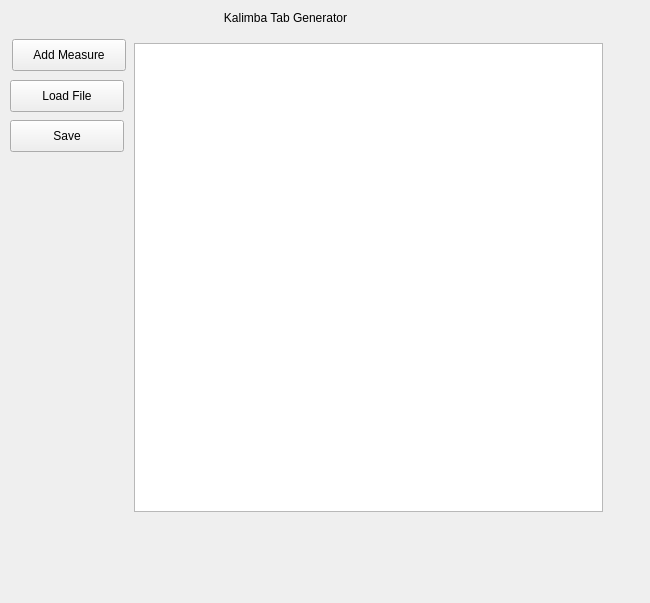
<?xml version="1.0" encoding="UTF-8"?>
<ui version="4.0">
 <class>MainWindow</class>
 <widget class="QMainWindow" name="MainWindow">
  <property name="geometry">
   <rect>
    <x>0</x>
    <y>0</y>
    <width>650</width>
    <height>603</height>
   </rect>
  </property>
  <property name="windowTitle">
   <string>MainWindow</string>
  </property>
  <widget class="QWidget" name="centralWidget">
   <widget class="QPushButton" name="ui_add_measure_btn">
    <property name="geometry">
     <rect>
      <x>12</x>
      <y>39</y>
      <width>114</width>
      <height>32</height>
     </rect>
    </property>
    <property name="text">
     <string>Add Measure</string>
    </property>
   </widget>
   <widget class="QTableView" name="ui_tab_tbl">
    <property name="geometry">
     <rect>
      <x>134</x>
      <y>43</y>
      <width>469</width>
      <height>469</height>
     </rect>
    </property>
    <property name="sizePolicy">
     <sizepolicy hsizetype="Fixed" vsizetype="Maximum">
      <horstretch>0</horstretch>
      <verstretch>0</verstretch>
     </sizepolicy>
    </property>
    <property name="maximumSize">
     <size>
      <width>16777215</width>
      <height>16777215</height>
     </size>
    </property>
   </widget>
   <widget class="QPushButton" name="ui_save_btn">
    <property name="geometry">
     <rect>
      <x>10</x>
      <y>120</y>
      <width>114</width>
      <height>32</height>
     </rect>
    </property>
    <property name="text">
     <string>Save</string>
    </property>
   </widget>
   <widget class="QPushButton" name="ui_load_btn">
    <property name="geometry">
     <rect>
      <x>10</x>
      <y>80</y>
      <width>114</width>
      <height>32</height>
     </rect>
    </property>
    <property name="text">
     <string>Load File</string>
    </property>
   </widget>
   <widget class="QLabel" name="label">
    <property name="geometry">
     <rect>
      <x>160</x>
      <y>10</y>
      <width>251</width>
      <height>16</height>
     </rect>
    </property>
    <property name="sizePolicy">
     <sizepolicy hsizetype="Preferred" vsizetype="Fixed">
      <horstretch>0</horstretch>
      <verstretch>0</verstretch>
     </sizepolicy>
    </property>
    <property name="text">
     <string>Kalimba Tab Generator</string>
    </property>
    <property name="alignment">
     <set>Qt::AlignCenter</set>
    </property>
   </widget>
  </widget>
 </widget>
 <layoutdefault spacing="6" margin="11"/>
 <resources/>
 <connections/>
</ui>
